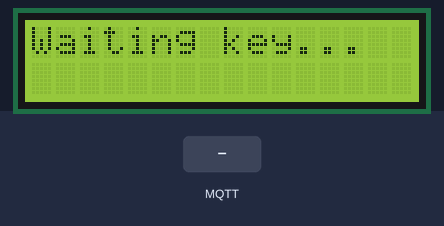
Recording of a sketch running on a simulated Arduino Uno R4 WiFi. Parts: 16×2 character LCD. The inputs (shaded band) are chosen by the test bench. WiFi joins after 1.5 s; servers stay silent unless stated; random numbers use the default seed unless the sketch sets one; no MQTT or app messages arrive unless stated; what the sketch prints to the serial monitor is not drawn.

Above: at 2.8 s.
2.9 s: MQTT message "*" arrives on the first subscribed topic
At 3.5 s:
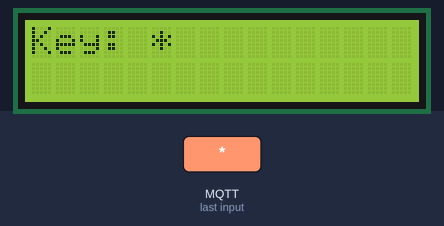
4.4 s: MQTT message "1" arrives on the first subscribed topic
At 5.6 s:
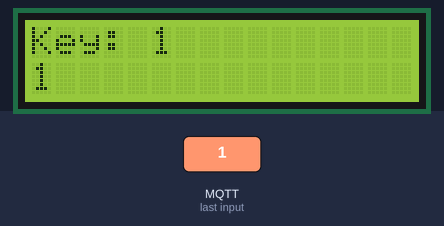
5.9 s: MQTT message "on" arrives on the first subscribed topic
At 7.0 s:
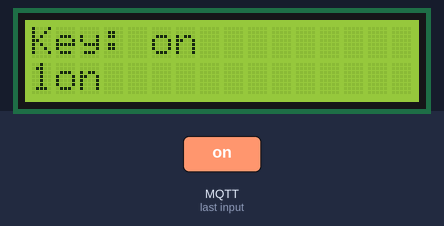
7.4 s: MQTT message "off" arrives on the first subscribed topic
At 8.1 s:
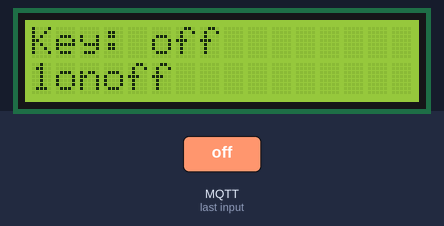
8.9 s: MQTT message "0" arrives on the first subscribed topic
At 9.3 s:
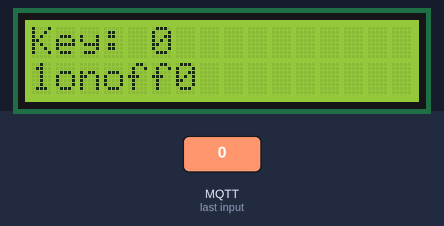
10.4 s: MQTT message "on" arrives on the first subscribed topic
At 11.6 s:
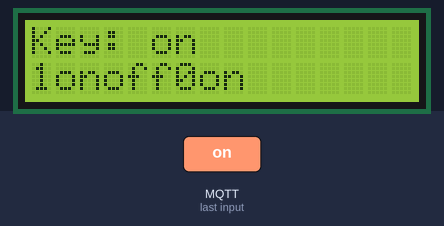
Timing chart, 0 to 12.9 s (numbered marks = the images above; inputs shaded):
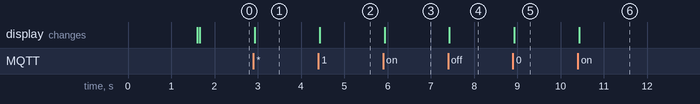

Measured:
- after the input at 2.9 s, the display: changes at once (image 1)
- after the input at 4.4 s, the display: changes at once (image 2)
- after the input at 5.9 s, the display: changes at once (image 3)
- after the input at 7.4 s, the display: changes at once (image 4)
- after the input at 8.9 s, the display: changes at once (image 5)
- after the input at 10.4 s, the display: changes at once (image 6)

The sketch:

W15_2_MQTT_LCD_Receiver.ino
```cpp
// งาน 15.2 : MQTT Keypad — ฝั่งคนรับ (Subscriber) แสดงบนจอ LCD
// subscribe ค่าปุ่มจากบอร์ดเพื่อน (W15_2_MQTT_Keypad_Sender) แล้วแสดงบน LCD 16x2 I2C
// กด * ที่ฝั่งส่ง = ล้างจอ
// บอร์ด Arduino UNO R4 WiFi   ไลบรารี: MQTT (MQTTClient.h), LiquidCrystal_I2C (Frank de Brabander)
// วงจร LCD I2C: GND -> GND, VCC -> 5V, SDA -> SDA (A4), SCL -> SCL (A5)

#include <WiFiS3.h>
#include <MQTTClient.h>
#include <Wire.h>
#include <LiquidCrystal_I2C.h>

// ===== แก้ตรงนี้ (topic ต้องเหมือนกับฝั่งคนส่ง) =====
const char WIFI_SSID[] = "iphone 80 promax";
const char WIFI_PASSWORD[] = "88888888";
const char MQTT_BROKER_ADRRESS[] = "mqtt-dashboard.com";
const int   MQTT_PORT = 1883;
const char* TOPIC_SUB = "68070180/keypad";

LiquidCrystal_I2C lcd(0x27, 16, 2);   // ถ้าจอไม่ขึ้น ลอง 0x3F
WiFiClient network;
MQTTClient mqtt = MQTTClient(256);
String text = "";                     // ข้อความที่รับมาสะสม

// พิมพ์ข้อความเต็มบรรทัด เติมช่องว่างทับของเก่า จอไม่กระพริบ
void lcdLine(int row, String s) {
  lcd.setCursor(0, row);
  while (s.length() < 16) s += ' ';
  lcd.print(s.substring(0, 16));
}

void messageReceived(String &topic, String &payload) {
  String msg = payload;
  msg.trim();
  (void)topic;
  Serial.print("[RX] ");
  Serial.println(msg);

  if (msg == "*") text = "";                       // ล้างข้อความ
  else            text += msg;
  if (text.length() > 16) text = text.substring(text.length() - 16);   // เก็บแค่ 16 ตัวท้าย

  lcdLine(0, "Key: " + msg);
  lcdLine(1, text);
}

void connectWiFi() {
  lcdLine(0, "WiFi...");
  while (WiFi.begin(WIFI_SSID, WIFI_PASSWORD) != WL_CONNECTED) {
    Serial.print(".");
    delay(3000);
  }
  while (WiFi.localIP() == IPAddress(0, 0, 0, 0)) delay(200);
  Serial.print("WiFi OK, IP = ");
  Serial.println(WiFi.localIP());
}

void connectToMQTT() {
  while (!mqtt.connected()) {
    lcdLine(0, "MQTT...");
    String clientId = "r4-lcd-" + String(random(0xFFFFFF), HEX);
    if (mqtt.connect(clientId.c_str())) {
      mqtt.subscribe(TOPIC_SUB);
      Serial.println("MQTT OK");
      lcdLine(0, "Waiting key...");
    } else {
      Serial.print("MQTT fail err=");
      Serial.print(mqtt.lastError()); Serial.print(" rc="); Serial.println(mqtt.returnCode());
      delay(2000);
    }
  }
}

void setup() {
  Serial.begin(9600);
  lcd.init();
  lcd.backlight();
  connectWiFi();
  randomSeed(micros());
  mqtt.begin(MQTT_BROKER_ADRRESS, MQTT_PORT, network);
  mqtt.onMessage(messageReceived);
  connectToMQTT();
}

void loop() {
  if (WiFi.status() != WL_CONNECTED) connectWiFi();
  if (!mqtt.connected()) connectToMQTT();
  mqtt.loop();
}
```
